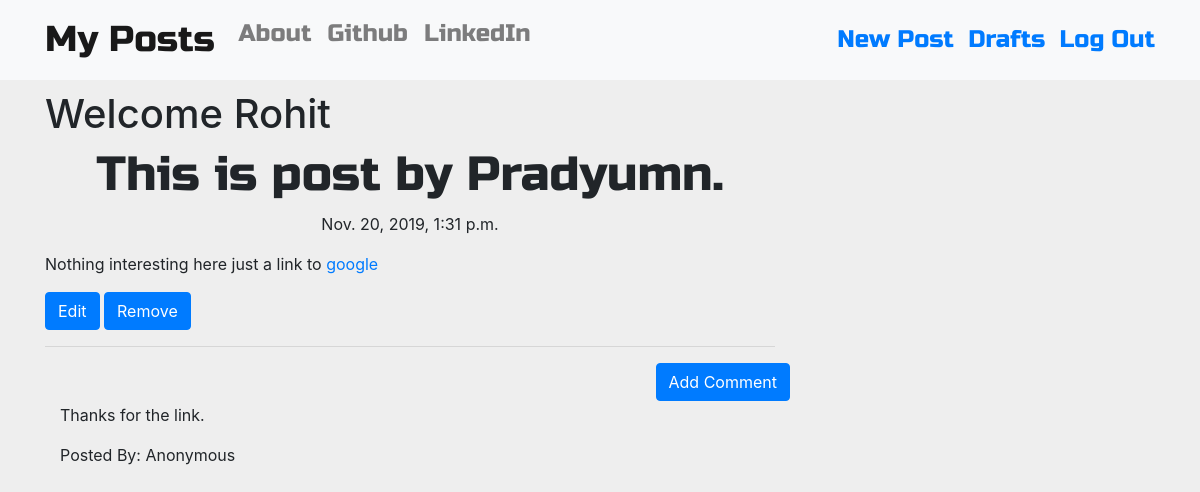
The page /post/9 (signed in) on the database its author committed.
### blog/models.py (models this page shows, shortened)
class Post(models.Model):
    author=models.ForeignKey('auth.User',on_delete=models.CASCADE)
    title=models.CharField(max_length=200)
    text=models.TextField()
    create_date=models.DateTimeField(default=timezone.now)
    published_date=models.DateTimeField(blank=True,null=True)

class Comment(models.Model):
    post =models.ForeignKey('blog.Post',on_delete=models.CASCADE,related_name='comments')
    author=models.CharField(max_length=200)
    text =models.TextField()
    create_date=models.DateTimeField(default=timezone.now)
    approved_comment = models.BooleanField(default=False)

### blog/views.py (the view)
# urls.py: re_path('post/(?P<pk>\d+)$',views.PostDetailView.as_view(),name='post_detail'),
class PostDetailView(DetailView):
    model=models.Post

### blog/templates/blog/post_detail.html (shortened to what this page needs)
{% extends 'blog/base.html' %}
{% block content %}
<h1 class="posttitle loader">{{post.title}}</h1>
{% if post.published_date %}
  <div class="date postdate">
    {{post.published_date}}
  </div>
{% else %}
  <a class="btn btn-info" href="{% url 'post_publish' pk=post.pk %}">Publish</a>
{% endif %}
<p class="postcontent" >{{ post.text|safe|linebreaksbr }}</p>
{% if user.is_authenticated %}
  <a class="btn btn-primary" href="{% url 'post_edit' pk=post.pk %}">
    Edit
  </a>
  <a class="btn btn-primary" href="{% url 'post_remove' pk=post.pk %}">
    Remove
  </a>
{% endif %}
<hr>
<a class="btn btn-primary btn-comment" href="{% url 'add_comment_to_post' pk=post.pk %}">Add Comment</a>
<div class="container">
  {% for comment in post.comments.all %}
  <br>
    {% if user.is_authenticated or comment.approved_comment %}
      <p>{{comment.text|safe|linebreaks}}</p>
      <p>Posted By: {{comment.author}}</p>
    {% endif %}
    {% empty %}
    <p>No Comments</p>
  {% endfor %}
</div>
{% endblock %}

### blog/templates/blog/base.html (shortened to what this page needs)
<!DOCTYPE html>
{% load static %}
<html lang="en" dir="ltr">
  <head>
    <link rel="stylesheet" href="https://stackpath.bootstrapcdn.com/bootstrap/4.3.1/css/bootstrap.min.css">
    <link rel="stylesheet" href="//cdn.jsdelivr.net/medium-editor/latest/css/medium-editor.min.css" type="text/css" media="screen" charset="utf-8">
    <link rel="stylesheet" href="{% static 'css/blog.css' %}">
  </head>
  <body class="loader">
    <nav class="navbar navbar-expand-lg techfont custom-navbar navbar-light bg-light" style="background-color: #e3f2fd;">
      <div class="container">
        <ul class="nav navbar-nav">
          <li><a class="navbar-brand bigbrand" href="{% url 'post_list' %}">My Posts</a></li>
          <li><a class="nav-link" href="{% url 'about' %}">About</a></li>
          <li><a class="nav-link" href="https://www.github.com/Pradyumn542">Github</a></li>
          <li><a class="nav-link" href="https://www.linkedin.com/in/pradyumn-pandey-3523471ab">LinkedIn</a></li>
    </ul>
    <ul class="nav navbar-nav navbar-right" "l1">
      {% if user.is_authenticated %}
      <li>
        <a href="{% url 'post_new' %}"> New Post  &nbsp;</a>
      </li>
      <li>
        <a href="{% url 'post_draft_list' %}"> Drafts &nbsp; </a>
      </li>
      <li>
        <a href="{% url 'logout' %}">Log Out </a>
      </li>
      {% else %}
      <li><a class=" btn btn-primary " href="{% url 'login' %}"><span class="glyphicon glyphicon-user"  ></span>Login </a></li>
      {% endif %}
    </ul>
      </div>
    </nav>
    <div class="content container">
      <div class="row">
        <div class="col-md-8">
          <div class="blog_posts">
            {% if user.is_authenticated %}
            <h1>Welcome {{user.username}}</h1>
            {% endif %}
            {% block content %}
            {% endblock %}
          </div>
        </div>
      </div>
    </div>
  </body>
</html>

### blog/static/css/blog.css (style rules this page uses)
body { background: #EEEEEE; }
.techfont { font-family: 'Russo One', sans-serif; font-size: 1.5em; margin-bottom: 10px; }
.postdate { text-align: center; }
.posttitle { font-family: 'Russo One', sans-serif; font-size: 3em; text-align: center; }
.postcontent { font-family: 'Montserrat'; font-size: 1.5em; }
.btn-comment { position: absolute; right: 0px; }
.bigbrand { font-size: 1.5em; }
.loader { filter:hue-rotate(0deg); color: linear-gradient(45deg,#0f8,#08f); animation:hue 5000ms infinite linear; }

### rows shown on the page
Post: title "This is post by Pradyumn.", published_date "Nov. 20, 2019, 1:31 p.m.", text "Nothing interesting here just a link to google"
Comment: text "Thanks for the link.", author "Anonymous"

### other values the page prints
{{ user.username }} "Rohit"
